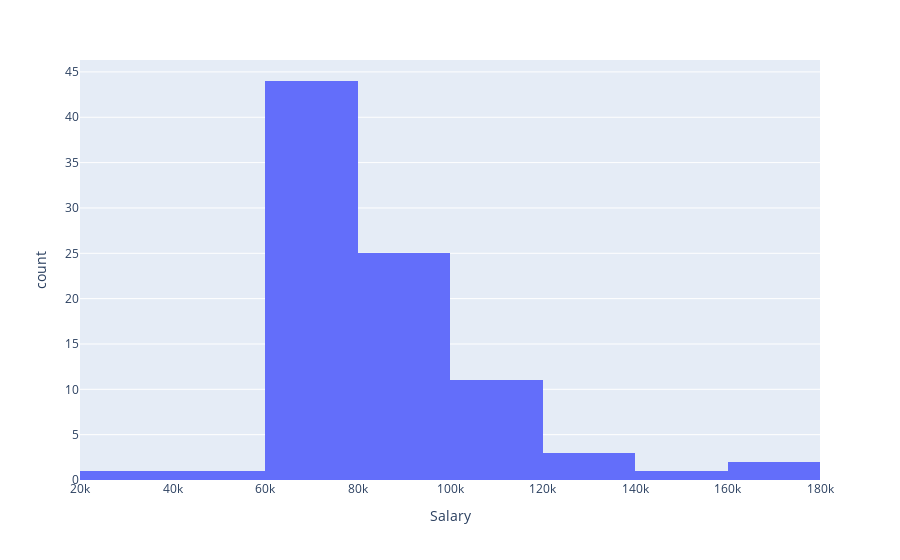

Notebook code for this chart:
### Code cell
#c) (1)
import plotly.express as px

fig = px.histogram(df, x="Salary")
fig = px.histogram(df, x="Salary",nbins=12)
fig.show()

### Figure 1 — Plotly figure (JSON) as saved in the notebook; plotly's stock layout.template omitted (floating-point values rounded to 4 significant figures)
{"data": [{"alignmentgroup": "True", "bingroup": "x", "hovertemplate": "Salary=%{x}<br>count=%{y}<extra></extra>", "legendgroup": "", "marker": {"color": "#636efa", "pattern": {"shape": ""}}, "name": "", "nbinsx": 12, "offsetgroup": "", "orientation": "v", "showlegend": false, "type": "histogram", "x": [125000, 100000, 70000, 120000, 95000, 60000, 160000, 85000, 75000, 90000, 95000, 40000, 110000, 85000, 75000, 90000, 95000, 60000, 140000, 85000, 75000, 90000, 35000, 75000, 110000, 75000, 90000, 85000, 75000, 110000, 60000, 120000, 85000, 75000, 90000, 65000, 75000, 110000, 75000, 90000, 65000, 75000, 60000, 160000, 85000, 75000, 90000, 65000, 75000, 110000, 75000, 90000, 65000, 75000, 65000, 75000, 100000, 75000, 90000, 65000, 85000, 90000, 65000, 75000, 110000, 75000, 90000, 65000, 75000, 65000, 75000, 100000, 75000, 90000, 65000, 85000, 90000, 65000, 75000, 110000, 75000, 90000, 65000, 75000, 65000, 75000, 100000, 75000], "xaxis": "x", "yaxis": "y"}], "layout": {"barmode": "relative", "legend": {"tracegroupgap": 0}, "margin": {"t": 60}, "xaxis": {"anchor": "y", "domain": [0, 1], "title": {"text": "Salary"}}, "yaxis": {"anchor": "x", "domain": [0, 1], "title": {"text": "count"}}}}
